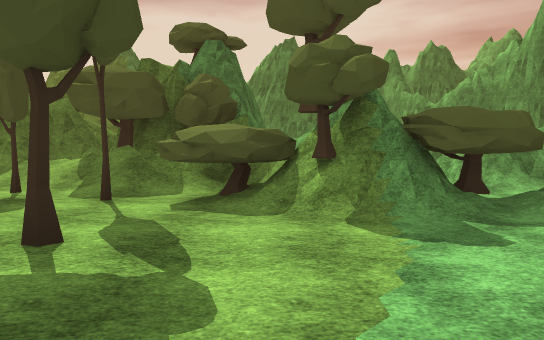
View 1 (above)

24 first-person views from a walk through a Unity game level. The camera is 1.5 m above the floor, tilts 4° down and sees 70° across. The floor is counted in squares, 2 m on a side. Each view is taken from the middle of a square. On the plan, view 1 faces up. The plan holds only what a view shows up to about 12 squares ahead; the rest is blank. The place goes on beyond the plan. The player is left out. Some animated figures are left out. Some surface patterns are stand-ins.

View 2
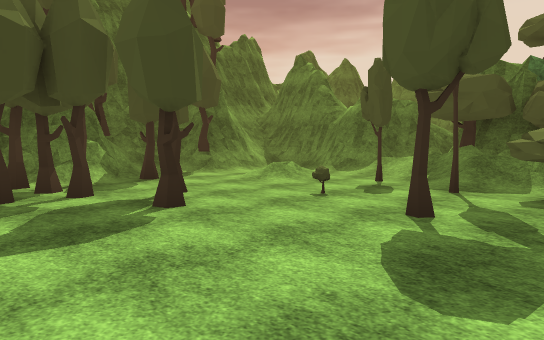

View 3
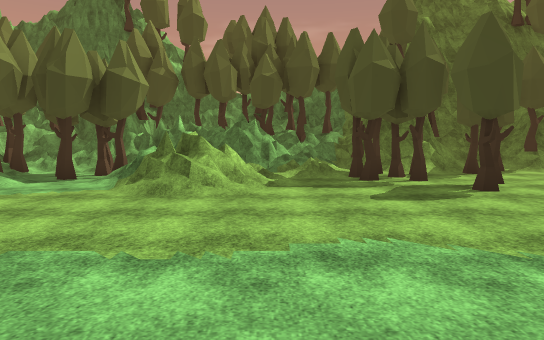

View 4
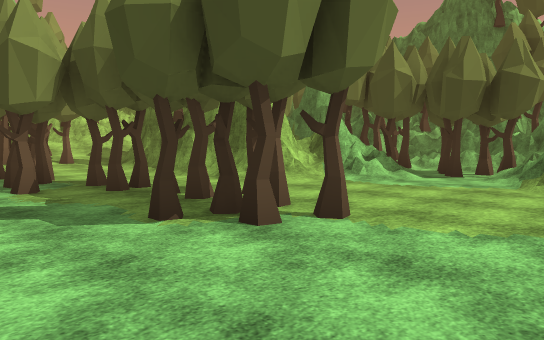

View 5
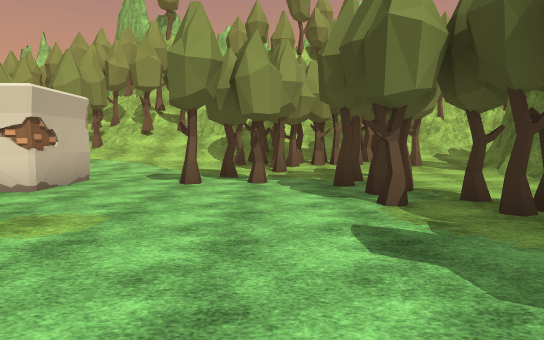

View 6
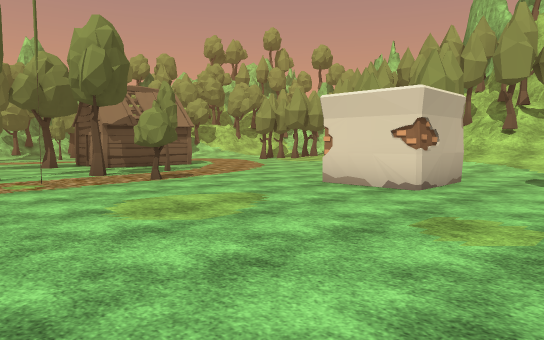

View 7
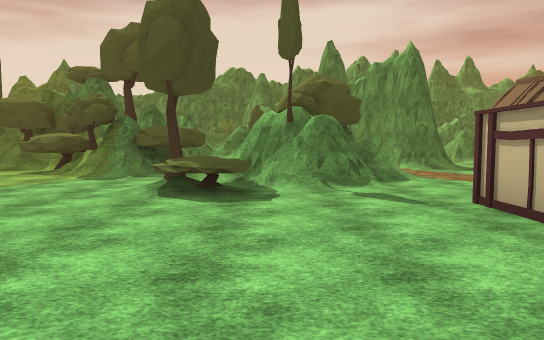

View 8
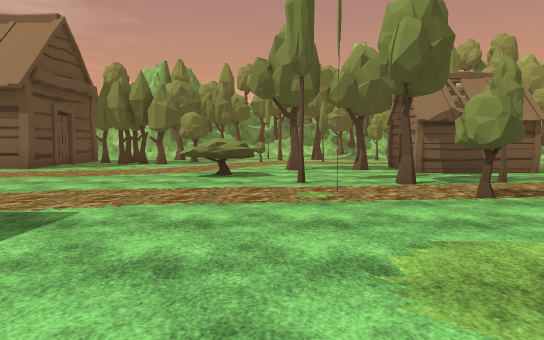

View 9
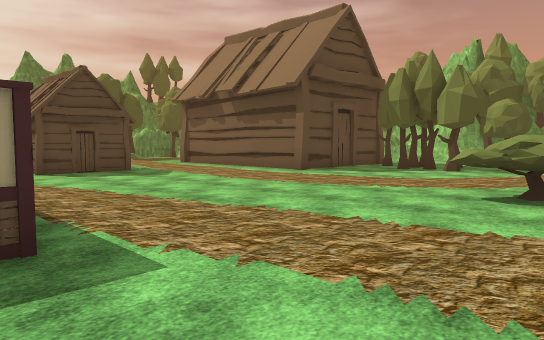

View 10
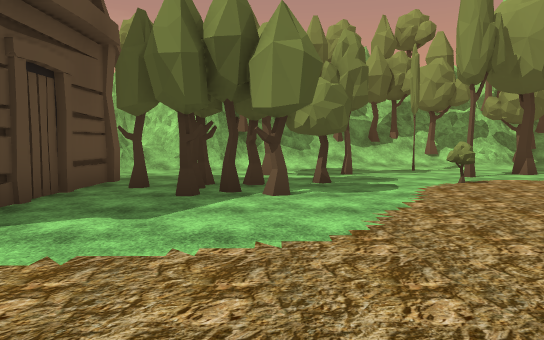

View 11
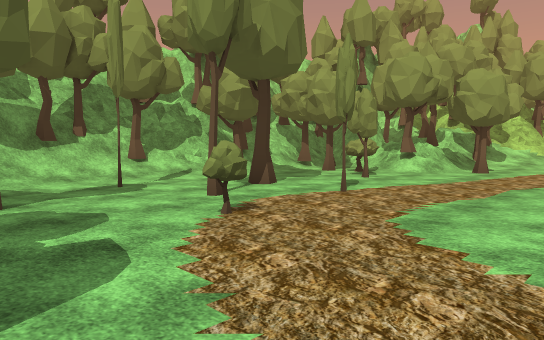

View 12
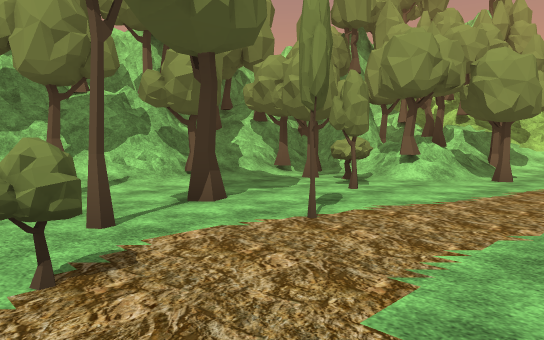

View 13
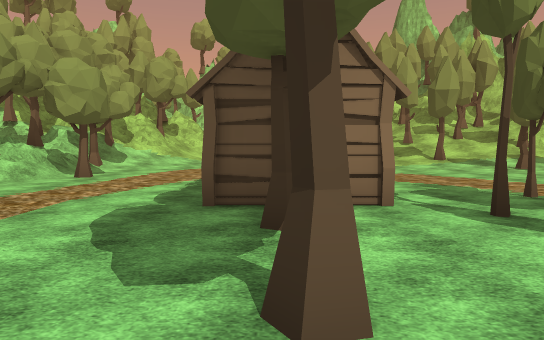

View 14
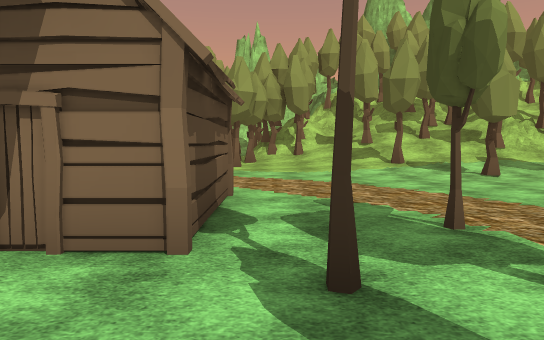

View 15
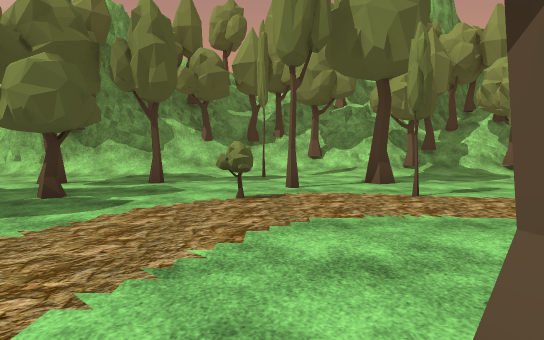

View 16
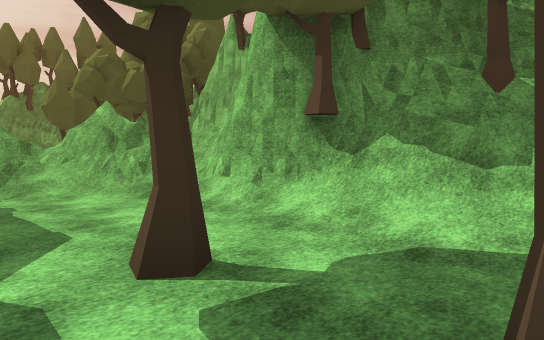

View 17
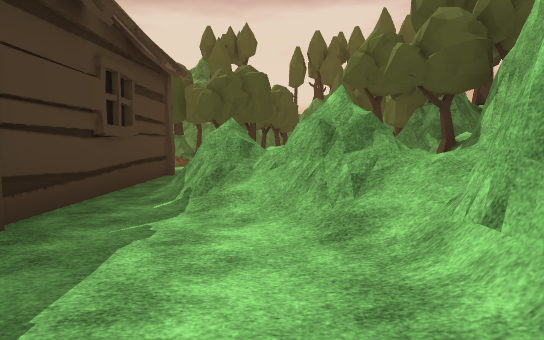

View 18
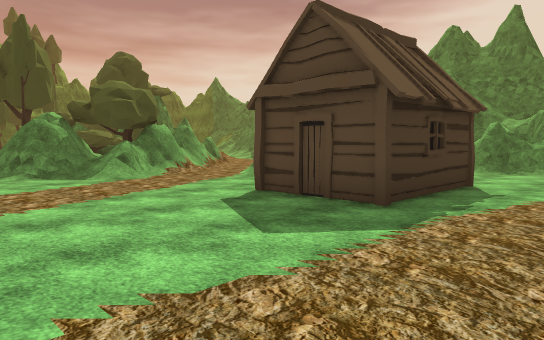

View 19
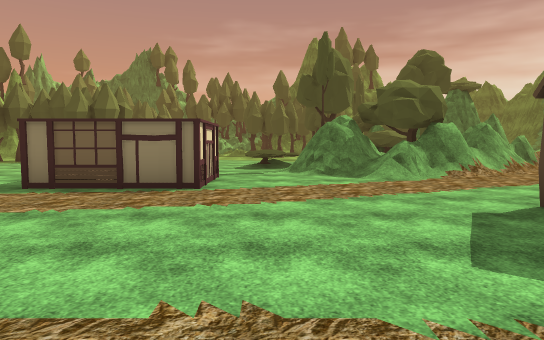

View 20
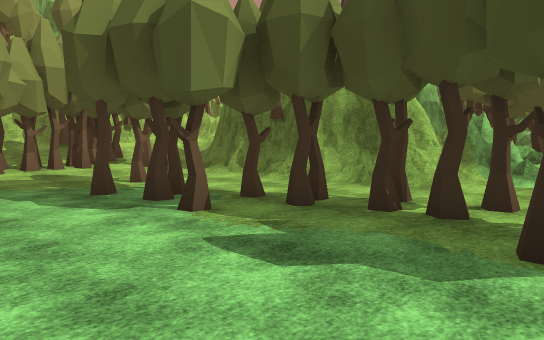

View 21
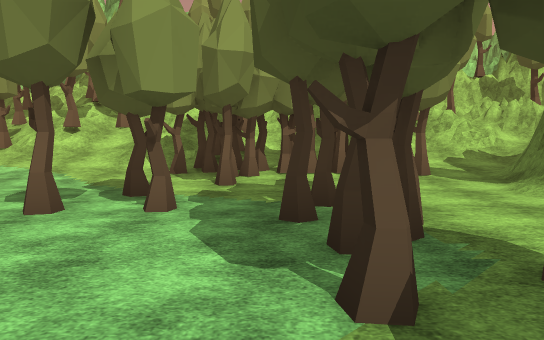

View 22
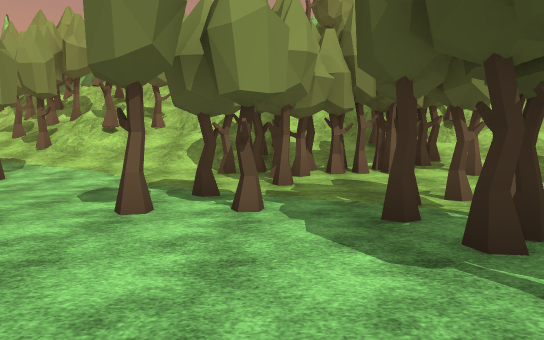

View 23
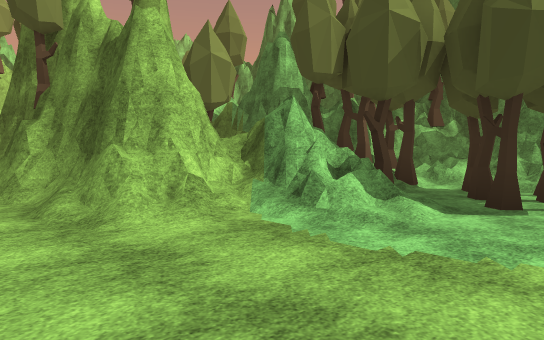

View 24
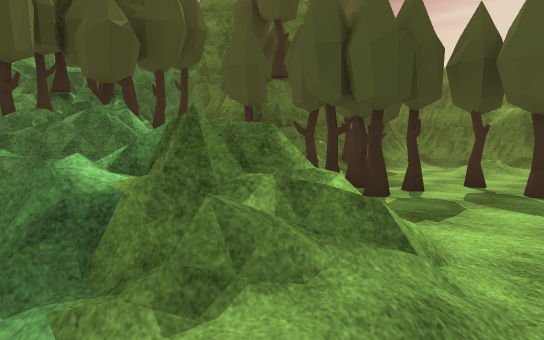

### Floor plan
Key: @ floor where view 1 was taken; # wall or solid block; . main floor; : floor 0.25 m higher than the main floor; + floor 0.75 m higher than the main floor; * floor 1 m higher than the main floor; % floor 1.5 m higher than the main floor; / step, stairs or slope; = window, fence, low wall or low ledge; T tree; H hut; O other object.
Columns run from 11 left of view 1 to 29 right of it. Each row starts with its distance up from view 1.
  7   #/.///TTT###=###..##.HH..     #.   #TTT
  6  ##////T//TT #T#T##....H ..     #.    TT
  5  #T.///..TTTTTT T##....H ..     #. =  TT
  4 ##TT...T.../////##T=...H....    #.== =#
  3 ##TT.....T....T=##//.........#  #.#=#=#
  2  ##/..T......../T#/..........#  #../###
  1  ##TTT.T....../*T............####.../#
  0   ##TT.....@.../................T.../#
 -1   =#/..............##..........TT.../##
 -2   #=///............ #..........TT.T./###
 -3   ##  ==..... ..... #...........T...//T##
 -4   ## ==/..................T.......T.//TT#
 -5   #= T/....T..............T..........///#
 -6   #TTT.....T....................T.TT./TTT
 -7  ##TT///..TTT..........TT...T......../T##
 -8 ###:TT=//.TT............T.......T.T../###
 -9 #T#TT####/.T..........T...T.T........T#=#
-10 #T#T#=###/.T.T..........T..HH.....T..T###
-11 ### #   ##..T.....O#.......H........//T#
-12         ##..TTTT..##.......HH.....TTT#T#
-13         #/..T......  ....... ..../T#T###
-14         #/.....T...  .......  ..T/=###
-15         #/T:::T....T.T......  ...=TT#
-16         #//TTTTT///////.....  ../T=T#
-17        ///TO++T////////T/...   ///T=#
-18       //=%OT /////T/T/////..    /###
-19      ##=T####=O##T //T/T///T    O#

Where each view was taken, in squares from view 1:
view 1: 0 up, 0 right, facing up
view 2: 1 down, 0 right, facing up-left
view 3: 2 down, 2 right, facing left
view 4: 3 down, 3 right, facing down-left
view 5: 5 down, 3 right, facing down
view 6: 5 down, 4 right, facing down-right
view 7: 5 down, 5 right, facing up
view 8: 6 down, 6 right, facing right
view 9: 6 down, 9 right, facing up-right
view 10: 2 down, 14 right, facing right
view 11: 3 down, 18 right, facing down-right
view 12: 5 down, 19 right, facing down-right
view 13: 5 down, 17 right, facing down
view 14: 7 down, 15 right, facing down
view 15: 6 down, 16 right, facing right
view 16: 4 down, 22 right, facing up-right
view 17: 2 down, 24 right, facing up
view 18: 0 up, 16 right, facing up-left
view 19: 1 up, 16 right, facing left
view 20: 6 down, 4 right, facing down-left
view 21: 8 down, 2 right, facing down
view 22: 8 down, 3 right, facing down
view 23: 5 down, 1 left, facing down-left
view 24: 5 down, 3 left, facing up-left
